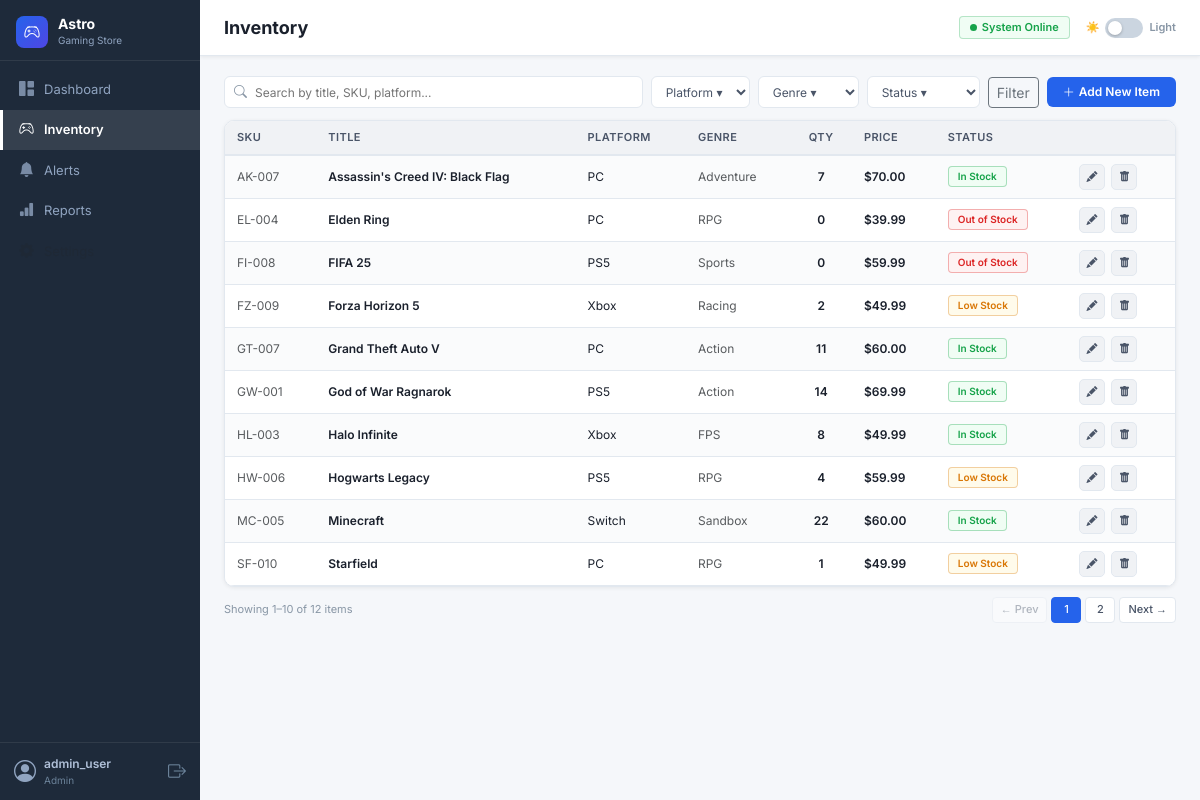
Before: /inventory (signed in) with the older database file.
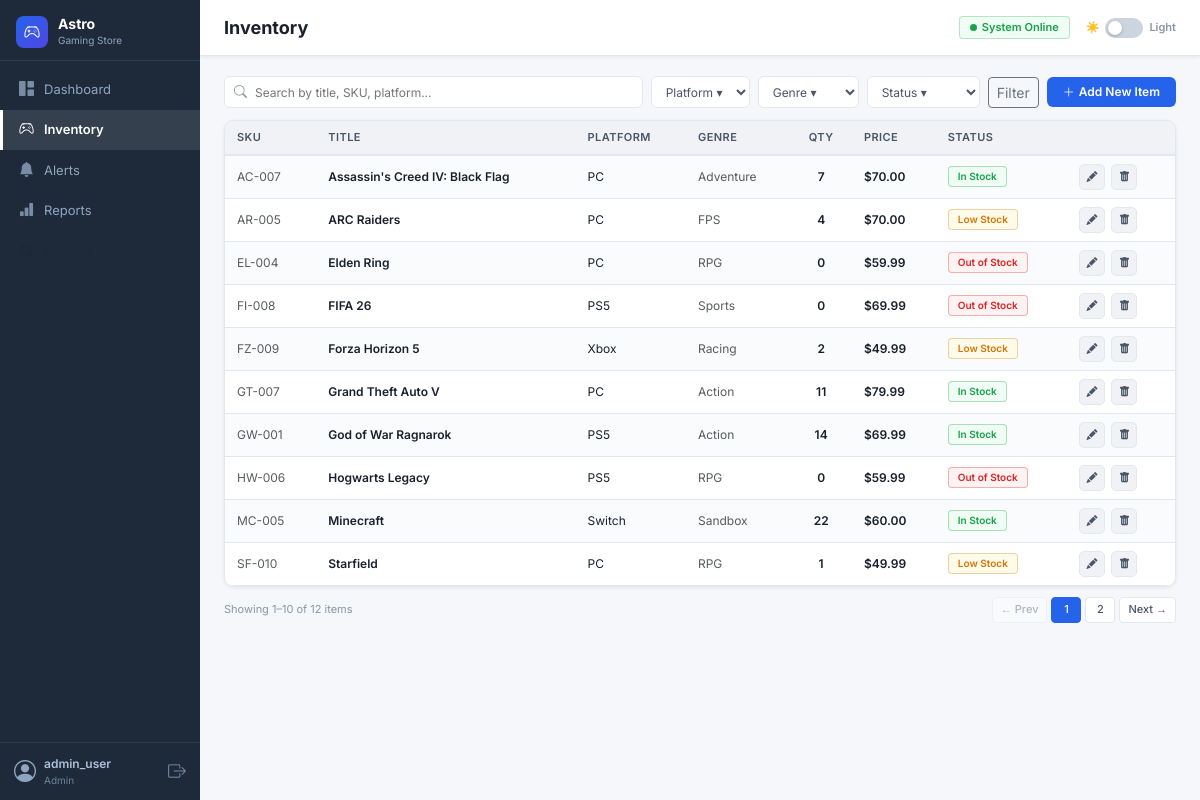
After: the same page with the newer database file.
### tables this page shows
CREATE TABLE products (
            id                INTEGER PRIMARY KEY AUTOINCREMENT,
            sku               TEXT UNIQUE NOT NULL,
            title             TEXT NOT NULL,
            platform          TEXT NOT NULL,
            genre             TEXT NOT NULL,
            category          TEXT NOT NULL DEFAULT 'Full Game',
            quantity          INTEGER NOT NULL DEFAULT 0,
            price             REAL NOT NULL DEFAULT 0.0,
            reorder_threshold INTEGER NOT NULL DEFAULT 5
        );

### app.py (the view)
@app.route("/inventory")
@login_required
def inventory():
    db = get_db()
    search   = request.args.get("search", "").strip()
    platform = request.args.get("platform", "")
    genre    = request.args.get("genre", "")
    status   = request.args.get("status", "")
    page     = int(request.args.get("page", 1))
    per_page = 10
    query  = "SELECT * FROM products WHERE 1=1"
    params = []
    if search:
        query += " AND (title LIKE ? OR sku LIKE ? OR platform LIKE ?)"
        params += [f"%{search}%", f"%{search}%", f"%{search}%"]
    if platform:
        query += " AND platform = ?"
        params.append(platform)
    if genre:
        query += " AND genre = ?"
        params.append(genre)
    if status == "In Stock":
        query += " AND quantity > reorder_threshold"
    elif status == "Low Stock":
        query += " AND quantity > 0 AND quantity <= reorder_threshold"
    elif status == "Out of Stock":
        query += " AND quantity = 0"
    total = db.execute(f"SELECT COUNT(*) FROM ({query})", params).fetchone()[0]
    query += f" ORDER BY sku LIMIT {per_page} OFFSET {(page-1)*per_page}"
    products = db.execute(query, params).fetchall()
    platforms = [r[0] for r in db.execute("SELECT DISTINCT platform FROM products ORDER BY platform").fetchall()]
    genres    = [r[0] for r in db.execute("SELECT DISTINCT genre FROM products ORDER BY genre").fetchall()]
    db.close()
    total_pages = (total + per_page - 1) // per_page
    return render_template("inventory.html",
        products=products, total=total,
        page=page, total_pages=total_pages,
        per_page=per_page,
        search=search, platform=platform,
        genre=genre, status=status,
        platforms=platforms, genres=genres
    )

### app.py (called while the page is built)
@app.before_request
def ensure_db():
    pass  # db initialised once at startup

def login_required(f):
    from functools import wraps
    @wraps(f)
    def decorated(*args, **kwargs):
        if "user_id" not in session:
            return redirect(url_for("login"))
        return f(*args, **kwargs)
    return decorated

### database.py (called while the page is built)
def get_db():
    conn = sqlite3.connect(DB_PATH)
    conn.row_factory = sqlite3.Row
    conn.execute("PRAGMA foreign_keys = ON")
    return conn

### templates/inventory.html (shortened to what this page needs)
{% extends "base.html" %}
{% block page_title %}Inventory{% endblock %}
{% block content %}
<div class="content-inner">
  <div class="toolbar">
    <form method="GET" action="{{ url_for('inventory') }}" class="toolbar-form">
      <div class="search-wrap">
        <input type="text" name="search" class="search-input"
               placeholder="Search by title, SKU, platform..."
               value="{{ search }}"/>
      </div>
      <select name="platform" class="filter-select">
        <option value="">Platform ▾</option>
      </select>
      <select name="genre" class="filter-select">
        <option value="">Genre ▾</option>
      </select>
      <select name="status" class="filter-select">
        <option value="">Status ▾</option>
      </select>
      <button type="submit" class="btn btn-outline-secondary btn-sm">Filter</button>
    </form>
    {% if session.role == 'admin' %}
      <a href="{{ url_for('add_item') }}" class="btn-primary-action">
        <i class="bi bi-plus-lg me-1"></i> Add New Item
      </a>
    {% endif %}
  </div>
  <div class="table-card">
    <table class="data-table">
      <thead>
        <tr>
          <th>SKU</th>
          <th>Title</th>
          <th>Platform</th>
          <th>Genre</th>
          <th class="text-center">Qty</th>
          <th>Price</th>
          <th>Status</th>
          <th></th>
        </tr>
      </thead>
      <tbody>
        {% for p in products %}
        {% set qty_color = 'text-red fw-600' if p.quantity == 0 else ('text-amber fw-600' if p.quantity <= p.reorder_threshold else 'text-green fw-600') %}
        <tr>
          <td class="text-muted text-sm">{{ p.sku }}</td>
          <td class="fw-600 {% if p.quantity == 0 %}text-red{% endif %}">{{ p.title }}</td>
          <td class="text-sub">{{ p.platform }}</td>
          <td class="text-muted">{{ p.genre }}</td>
          <td class="text-center {{ qty_color }}">{{ p.quantity }}</td>
          <td class="text-green fw-600">${{ "%.2f"|format(p.price) }}</td>
          <td>
            {% if p.quantity == 0 %}
              <span class="badge-status badge-red">Out of Stock</span>
            {% elif p.quantity <= p.reorder_threshold %}
              <span class="badge-status badge-amber">Low Stock</span>
            {% else %}
              <span class="badge-status badge-green">In Stock</span>
            {% endif %}
          </td>
          <td>
            {% if session.role == 'admin' %}
              <a href="{{ url_for('edit_item', item_id=p.id) }}" class="action-btn" title="Edit">
                <i class="bi bi-pencil-fill"></i>
              </a>
              <form method="POST" action="{{ url_for('delete_item', item_id=p.id) }}"
                    style="display:inline;"
                    onsubmit="return confirm('Delete {{ p.title }}? This cannot be undone.')">
                <button type="submit" class="action-btn action-btn-red" title="Delete">
                  <i class="bi bi-trash-fill"></i>
                </button>
              </form>
            {% else %}
              <span class="text-muted">···</span>
            {% endif %}
          </td>
        </tr>
        {% else %}
        <tr><td colspan="8" class="text-center text-muted py-4">No products found.</td></tr>
        {% endfor %}
      </tbody>
    </table>
  </div>
  <div class="pagination-row">
    <span class="pag-info">Showing {{ ((page-1)*per_page)+1 }}–{{ [page*per_page, total]|sort|first }} of {{ total }} items</span>
    <div class="pag-btns">
      {% if page > 1 %}
        <a href="{{ url_for('inventory', page=page-1, search=search, platform=platform, genre=genre, status=status) }}" class="pag-btn">← Prev</a>
      {% else %}
        <span class="pag-btn pag-disabled">← Prev</span>
      {% endif %}
      {% for p in range(1, total_pages+1) %}
        <a href="{{ url_for('inventory', page=p, search=search, platform=platform, genre=genre, status=status) }}"
           class="pag-btn {% if p == page %}pag-active{% endif %}">{{ p }}</a>
      {% endfor %}
      {% if page < total_pages %}
        <a href="{{ url_for('inventory', page=page+1, search=search, platform=platform, genre=genre, status=status) }}" class="pag-btn">Next →</a>
      {% else %}
        <span class="pag-btn pag-disabled">Next →</span>
      {% endif %}
    </div>
  </div>
</div>
{% endblock %}

### templates/base.html (shortened to what this page needs)
<!DOCTYPE html>
<html lang="en" data-theme="light">
<head>
  <link rel="stylesheet" href="https://cdn.jsdelivr.net/npm/bootstrap@5.3.2/dist/css/bootstrap.min.css"/>
  <link rel="stylesheet" href="https://cdn.jsdelivr.net/npm/bootstrap-icons@1.11.3/font/bootstrap-icons.css"/>
  <link rel="stylesheet" href="{{ url_for('static', filename='css/style.css') }}"/>
</head>
<body>
{% if session.user_id %}
<div class="app-shell">
  <aside class="sidebar">
    <div class="sidebar-brand">
      <div class="brand-logo">
        <i class="bi bi-controller"></i>
      </div>
      <div>
        <div class="brand-name">Astro</div>
        <div class="brand-sub">Gaming Store</div>
      </div>
    </div>
    <nav class="sidebar-nav">
      <a href="{{ url_for('dashboard') }}"
         class="nav-item {% if request.endpoint == 'dashboard' %}active{% endif %}">
        <i class="bi bi-grid-1x2-fill nav-icon"></i>
        <span>Dashboard</span>
      </a>
      <a href="{{ url_for('inventory') }}"
         class="nav-item {% if request.endpoint in ['inventory','add_item','edit_item'] %}active{% endif %}">
        <i class="bi bi-controller nav-icon"></i>
        <span>Inventory</span>
      </a>
      <a href="{{ url_for('alerts') }}"
         class="nav-item {% if request.endpoint == 'alerts' %}active{% endif %}">
        <i class="bi bi-bell-fill nav-icon"></i>
        <span>Alerts</span>
        {% set alert_count = namespace(n=0) %}
      </a>
      <a href="{{ url_for('reports') }}"
         class="nav-item {% if request.endpoint == 'reports' %}active{% endif %}">
        <i class="bi bi-bar-chart-fill nav-icon"></i>
        <span>Reports</span>
      </a>
      <a href="#" class="nav-item text-muted" style="opacity:0.4;cursor:default;">
        <i class="bi bi-gear-fill nav-icon"></i>
        <span>Settings</span>
      </a>
    </nav>
    <div class="sidebar-footer">
      <div class="sf-avatar"><i class="bi bi-person-circle"></i></div>
      <div>
        <div class="sf-user">{{ session.username }}</div>
        <div class="sf-role">{{ session.role | title }}</div>
      </div>
      <a href="{{ url_for('logout') }}" class="sf-logout" title="Sign out">
        <i class="bi bi-box-arrow-right"></i>
      </a>
    </div>
  </aside>
  <main class="main-content">
    <header class="topbar">
      <div class="topbar-left">
        <h1 class="page-title">{% block page_title %}{% endblock %}</h1>
      </div>
      <div class="topbar-right">
        <span class="status-badge"><span class="status-dot"></span> System Online</span>
        <div class="theme-toggle" onclick="toggleTheme()" title="Toggle dark/light mode">
          <span id="theme-icon">☀️</span>
          <div class="toggle-track"><div class="toggle-thumb"></div></div>
          <span id="theme-label">Light</span>
        </div>
      </div>
    </header>
    <div class="page-body">
      {% block content %}{% endblock %}
    </div>
  </main>
</div>
{% else %}
{% block auth_content %}{% endblock %}
{% endif %}
</body>
</html>

Changed rows visible on the page:
removed products: sku "HL-003", title "Halo Infinite", platform "Xbox", genre "FPS", quantity "8", price "49.99", reorder_threshold "In Stock"
changed products "Assassin's Creed IV: Black Flag": sku "AK-007" → "AC-007"
added products: sku "AR-005", title "ARC Raiders", platform "PC", genre "FPS", quantity "4", price "70.00", reorder_threshold "Low Stock"
changed products "EL-004": price "39.99" → "59.99"
changed products "FI-008": title "FIFA 25" → "FIFA 26"; price "59.99" → "69.99"
changed products "GT-007": price "60.00" → "79.99"
changed products "HW-006": quantity "4" → "0"; quantity "Low Stock" → "Out of Stock"
